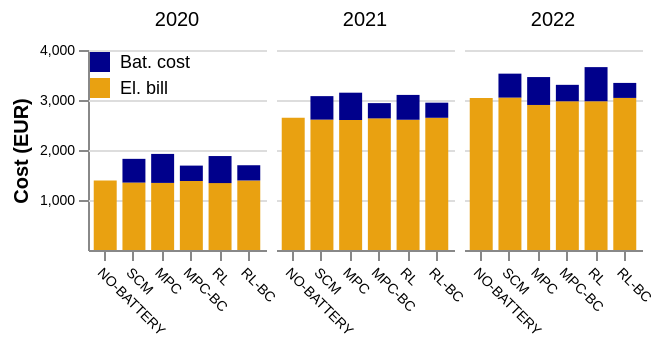

Notebook code for this chart:
### Code cell
data = data_all[data_all['load_profile']=='L11']
data = data.rename(columns={'pv_profile':'Profile', 'bat_usage_cost':'Bat. cost', 'el_bill':'El. bill'})
data_new = data.melt(id_vars=['strategy', 'year', 'load_profile', 'Profile'], value_vars=['El. bill', 'Bat. cost'])
data_new = data_new.rename(columns={'variable':'Cost'})

print(data_new)

alt.Chart(data_new).mark_bar().encode(
    x=alt.X('strategy:N', title=None, sort=['NO-BATTERY', 'SCM', 'MPC', 'MPC-BC', 'RL', 'RL-BC']),   
    y=alt.Y('sum(value):Q', axis=alt.Axis(values=[1000, 2000, 3000, 4000, 5000], grid=True, title='Cost (EUR)', 
                                          titleFontStyle='normal', titleFontSize=10, labelAngle=0)),    
    column=alt.Column('year:N', title=None, spacing=5).header(labelFontSize=10, labelFont='arial'),   
    color=alt.Color('Cost:N', scale=alt.Scale(range=colors3)).legend(orient='none', labelFontSize=9, labelFont='arial', legendX=0, legendY=0, title='', titleFontSize=10, titleFont='arial'),   
    xOffset=alt.XOffset("Profile:N")
    ).configure_view(     
            # remove grid lines around column clusters
            strokeOpacity=0).properties(
                width=89,
                height=100
            ).configure_axis(
                labelFontSize=7,
                titleFontSize=10,
                labelFont='arial',
                titleFont='arial',
                labelAngle=45
            ).configure_range(category=alt.RangeScheme(colors3)
            )

### Figure 1 — Vega-Lite specification as saved in the notebook (floating-point values rounded to 4 significant figures)
{"config": {"view": {"continuousWidth": 300, "continuousHeight": 300, "strokeOpacity": 0}, "axis": {"labelAngle": 45, "labelFont": "arial", "labelFontSize": 7, "titleFont": "arial", "titleFontSize": 10}, "range": {"category": ["darkblue", "#E9A111"]}}, "data": {"name": "data-c1bf06790d7fd1aa5527d758fe58c82b"}, "mark": {"type": "bar"}, "encoding": {"color": {"field": "Cost", "legend": {"orient": "none", "labelFontSize": 9, "labelFont": "arial", "legendX": 0, "legendY": 0, "title": "", "titleFontSize": 10, "titleFont": "arial"}, "scale": {"range": ["darkblue", "#E9A111"]}, "type": "nominal"}, "column": {"field": "year", "header": {"labelFontSize": 10, "labelFont": "arial"}, "spacing": 5, "title": null, "type": "nominal"}, "x": {"field": "strategy", "sort": ["NO-BATTERY", "SCM", "MPC", "MPC-BC", "RL", "RL-BC"], "title": null, "type": "nominal"}, "xOffset": {"field": "Profile", "type": "nominal"}, "y": {"aggregate": "sum", "axis": {"grid": true, "labelAngle": 0, "title": "Cost (EUR)", "titleFontSize": 10, "titleFontStyle": "normal", "values": [1000, 2000, 3000, 4000, 5000]}, "field": "value", "type": "quantitative"}}, "height": 100, "width": 89, "$schema": "https://vega.github.io/schema/vega-lite/v5.20.1.json", "datasets": {"data-c1bf06790d7fd1aa5527d758fe58c82b": [{"strategy": "MPC-BC", "year": 2020, "load_profile": "L11", "Profile": "south", "Cost": "El. bill", "value": 1380.0}, {"strategy": "MPC-BC", "year": 2021, "load_profile": "L11", "Profile": "south", "Cost": "El. bill", "value": 2633.0}, {"strategy": "MPC-BC", "year": 2022, "load_profile": "L11", "Profile": "south", "Cost": "El. bill", "value": 2974.0}, {"strategy": "MPC", "year": 2020, "load_profile": "L11", "Profile": "south", "Cost": "El. bill", "value": 1342.0}, {"strategy": "MPC", "year": 2021, "load_profile": "L11", "Profile": "south", "Cost": "El. bill", "value": 2600.0}, {"strategy": "MPC", "year": 2022, "load_profile": "L11", "Profile": "south", "Cost": "El. bill", "value": 2901.0}, {"strategy": "NO-BATTERY", "year": 2020, "load_profile": "L11", "Profile": "south", "Cost": "El. bill", "value": 1390.0}, {"strategy": "NO-BATTERY", "year": 2021, "load_profile": "L11", "Profile": "south", "Cost": "El. bill", "value": 2644.0}, {"strategy": "NO-BATTERY", "year": 2022, "load_profile": "L11", "Profile": "south", "Cost": "El. bill", "value": 3041.0}, {"strategy": "RL-BC", "year": 2020, "load_profile": "L11", "Profile": "south", "Cost": "El. bill", "value": 1390.0}, {"strategy": "RL-BC", "year": 2021, "load_profile": "L11", "Profile": "south", "Cost": "El. bill", "value": 2644.0}, {"strategy": "RL-BC", "year": 2022, "load_profile": "L11", "Profile": "south", "Cost": "El. bill", "value": 3041.0}, {"strategy": "RL", "year": 2020, "load_profile": "L11", "Profile": "south", "Cost": "El. bill", "value": 1338.0}, {"strategy": "RL", "year": 2021, "load_profile": "L11", "Profile": "south", "Cost": "El. bill", "value": 2605.0}, {"strategy": "RL", "year": 2022, "load_profile": "L11", "Profile": "south", "Cost": "El. bill", "value": 2975.0}, {"strategy": "SCM", "year": 2020, "load_profile": "L11", "Profile": "south", "Cost": "El. bill", "value": 1349.0}, {"strategy": "SCM", "year": 2021, "load_profile": "L11", "Profile": "south", "Cost": "El. bill", "value": 2608.0}, {"strategy": "SCM", "year": 2022, "load_profile": "L11", "Profile": "south", "Cost": "El. bill", "value": 3048.0}, {"strategy": "MPC-BC", "year": 2020, "load_profile": "L11", "Profile": "south", "Cost": "Bat. cost", "value": 307.9}, {"strategy": "MPC-BC", "year": 2021, "load_profile": "L11", "Profile": "south", "Cost": "Bat. cost", "value": 305.1}, {"strategy": "MPC-BC", "year": 2022, "load_profile": "L11", "Profile": "south", "Cost": "Bat. cost", "value": 329.0}, {"strategy": "MPC", "year": 2020, "load_profile": "L11", "Profile": "south", "Cost": "Bat. cost", "value": 580.0}, {"strategy": "MPC", "year": 2021, "load_profile": "L11", "Profile": "south", "Cost": "Bat. cost", "value": 546.1}, {"strategy": "MPC", "year": 2022, "load_profile": "L11", "Profile": "south", "Cost": "Bat. cost", "value": 558.2}, {"strategy": "NO-BATTERY", "year": 2020, "load_profile": "L11", "Profile": "south", "Cost": "Bat. cost", "value": 0.0}, {"strategy": "NO-BATTERY", "year": 2021, "load_profile": "L11", "Profile": "south", "Cost": "Bat. cost", "value": 0.0}, {"strategy": "NO-BATTERY", "year": 2022, "load_profile": "L11", "Profile": "south", "Cost": "Bat. cost", "value": 0.0}, {"strategy": "RL-BC", "year": 2020, "load_profile": "L11", "Profile": "south", "Cost": "Bat. cost", "value": 305.0}, {"strategy": "RL-BC", "year": 2021, "load_profile": "L11", "Profile": "south", "Cost": "Bat. cost", "value": 302.1}, {"strategy": "RL-BC", "year": 2022, "load_profile": "L11", "Profile": "south", "Cost": "Bat. cost", "value": 300.2}, {"strategy": "RL", "year": 2020, "load_profile": "L11", "Profile": "south", "Cost": "Bat. cost", "value": 540.9}, {"strategy": "RL", "year": 2021, "load_profile": "L11", "Profile": "south", "Cost": "Bat. cost", "value": 497.0}, {"strategy": "RL", "year": 2022, "load_profile": "L11", "Profile": "south", "Cost": "Bat. cost", "value": 682.8}, {"strategy": "SCM", "year": 2020, "load_profile": "L11", "Profile": "south", "Cost": "Bat. cost", "value": 474.5}, {"strategy": "SCM", "year": 2021, "load_profile": "L11", "Profile": "south", "Cost": "Bat. cost", "value": 469.7}, {"strategy": "SCM", "year": 2022, "load_profile": "L11", "Profile": "south", "Cost": "Bat. cost", "value": 478.8}]}}
